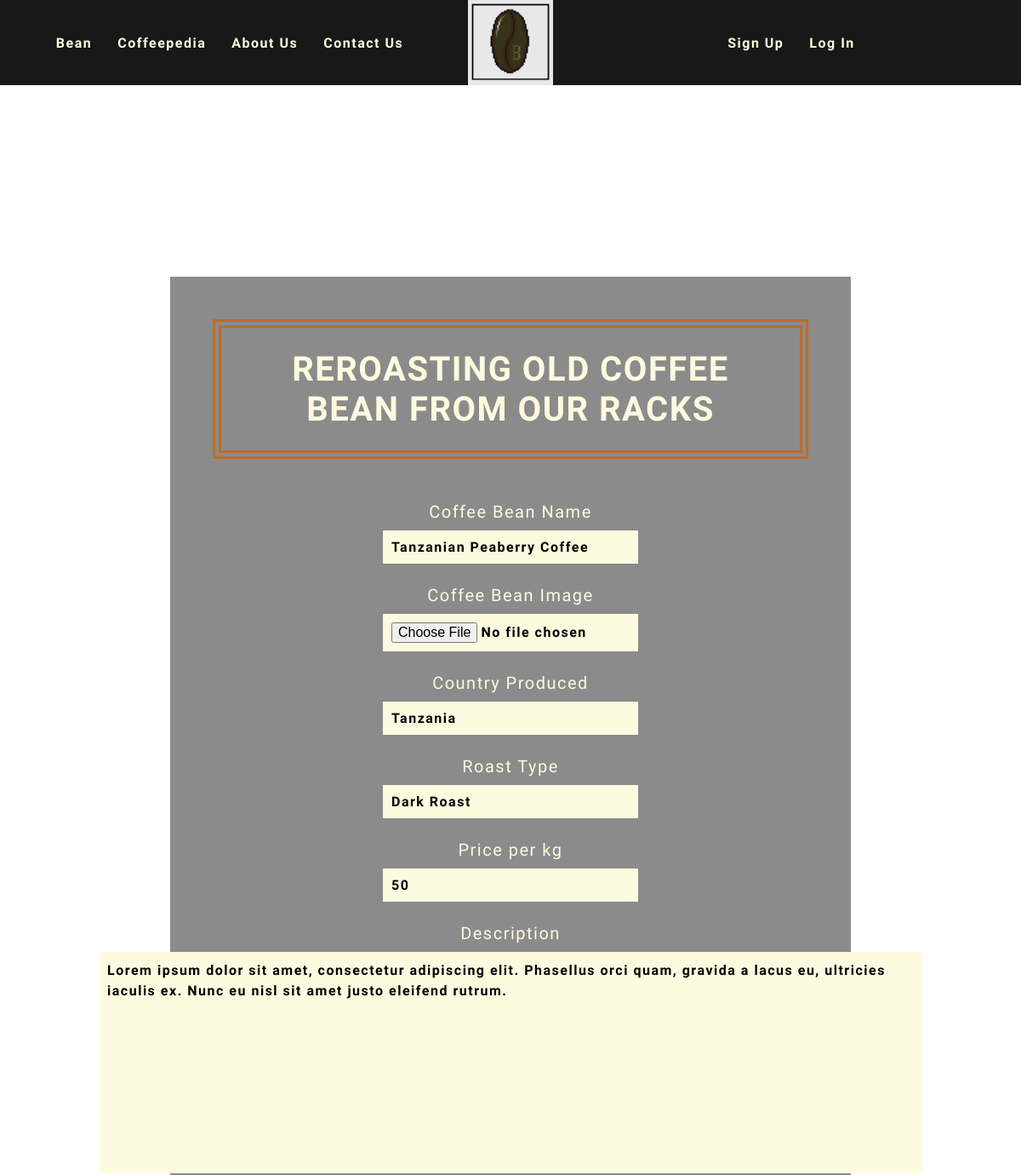
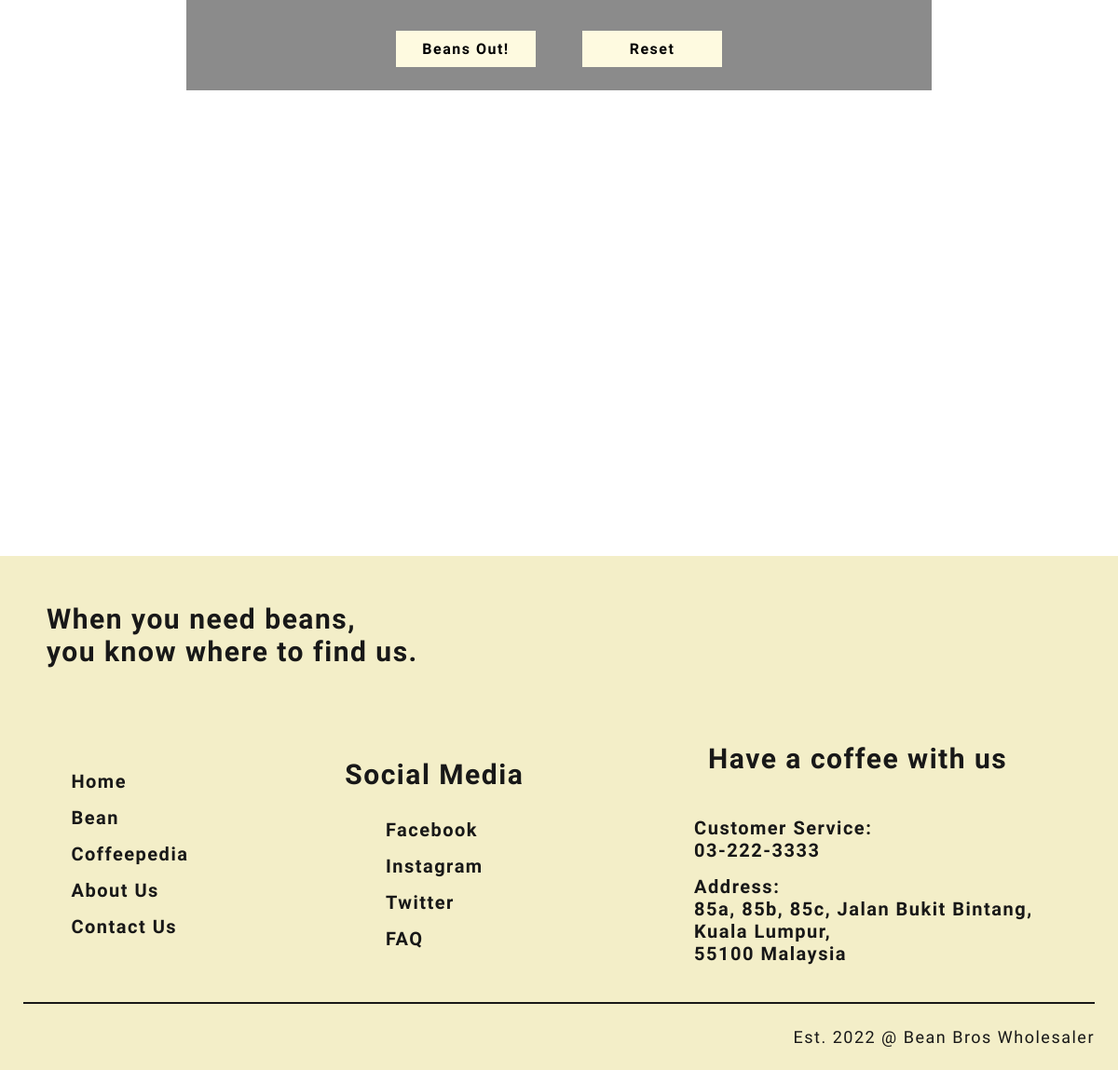
/php/editbeanpage.php?Bean_ID=1, run on the app's committed database (2 pictures, top to bottom).
### tables this page shows
CREATE TABLE IF NOT EXISTS `coffee_bean` (
  `Bean_ID` int(255) NOT NULL AUTO_INCREMENT,
  `Coffee_Bean` text NOT NULL,
  `Coffee_Bean_Image` longblob NOT NULL,
  `Country` text NOT NULL,
  `Roast` text NOT NULL,
  `Price_Per_kg` int(255) NOT NULL,
  `Description` varchar(432) NOT NULL,
  PRIMARY KEY (`Bean_ID`)
);

### php/editbeanpage.php (the view, shortened to what this page needs)
<!DOCTYPE html>
<html>
    <head>
        <link rel = "stylesheet" href = "../css/editbeanpage.css">
        <link rel = "stylesheet" href = "https://use.fontawesome.com/releases/v5.15.4/css/all.css">
        <link rel = "stylesheet" href = "https://use.fontawesome.com/releases/v5.15.4/css/v4-shims.css">
    </head>
    <body>
        <div class="nav-bar">
            <div class="nav-bar-left">
                <h3><a href="bean.html">Bean</a></h3>
                <h3><a href="coffeepedia_c.html">Coffeepedia</a></h3>
                <h3><a href="aboutus.html">About Us</a></h3>
                <h3><a href="contactus.html">Contact Us</a></h3>
            </div>
            <div class="nav-bar-logo">
                <a href="home.html"><img src="../img/BeanBrosLogo1.png"></a>
            </div>
            <div class="nav-bar-right">
                <h3><a href="signuploginforgot.html">Sign Up</a></h3>
                <h3><a href="signuploginforgot.html">Log In</a></h3>
            </div>
        </div>
        <div class="edit-bean">
            <div class="edit-bean-parallax-group">
                <div class="edit-bean-parallax-base">
                    <div class="edit-bean-container">
                        <div class="edit-bean-title">
                            <h2>Reroasting Old Coffee Bean from Our Racks</h2>
                        </div>
                        <div class="edit-bean-form">
                            <?php
                                include("conn.php");
                                $editID = $_GET["Bean_ID"];
                                $editData = mysqli_query($con, "SELECT * FROM coffee_bean WHERE Bean_ID=$editID");
                                $row = mysqli_fetch_assoc($editData);
                            ?>
                            <form method="POST" action="editbean.php" enctype="multipart/form-data">
                                <label>Coffee Bean Name</label>
                                <input type="text" name="name" value="<?php echo $row["Coffee_Bean"]?>" required>
                                <label>Coffee Bean Image</label>
                                <input type="file" name="image" accept="image/*" required>
                                <label>Country Produced</label>
                                <input type="text" name="country" value="<?php echo $row["Country"]?>" required>
                                <label>Roast Type</label>
                                <input type="text" name="roast" value="<?php echo $row["Roast"]?>" required>
                                <label>Price per kg</label>
                                <input type="number" name="price" value="<?php echo $row["Price_Per_kg"]?>" required>
                                <label>Description</label>
                                <textarea name="description" placeholder="Max: 432 words" required rows="10" cols="100"><?php echo $row["Description"]?></textarea>
                                <div class="submit-reset-container">
                                    <input type="submit" value="Beans Out!">
                                    <input type="reset">
                                </div>
                            </form>
                        </div>
                    </div>
                    <div class="footer-container">
                        <div class="footer-quote-container">
                            <div class="footer-quote">
                                <p>When you need beans, <br>you know where to find us.</p>
                            </div>
                        </div>
                        <div class="footer-sub-container">
                            <div class="footer-nav">
                                <p><a href="home.html">Home</a></p>
                                <p><a href="bean.html">Bean</a></p>
                                <p><a href="coffeepedia_c.html">Coffeepedia</a></p>
                                <p><a href="aboutus.html">About Us</a></p>
                                <p><a href="contactus.html">Contact Us</a></p>
                            </div>
                            <div class="footer-social-media">
                                <div class="fsm-title">
                                    <p>Social Media</p>
                                </div>
                                <div class="fsm-content">
                                    <p>Facebook</p>
                                    <p>Instagram</p>
                                    <p>Twitter</p>
                                    <p><a href="faq.html">FAQ</a></p>
                                </div>
                            </div>
                            <div class="footer-contact-us">
                                <div class="fcu-title">
                                    <p>Have a coffee with us</p>
                                </div>
                                <div class="fcu-content">
                                    <p>Customer Service: <br>03-222-3333</p>
                                    <p>Address: <br>85a, 85b, 85c, Jalan Bukit Bintang, <br>Kuala Lumpur, <br>55100 Malaysia</p>
                                </div>
                            </div>
                        </div>
                        <div class="footer-copyright">
                            <p>Est. 2022 @ Bean Bros Wholesaler</p>
                        </div>
                    </div>
                </div>
            </div>
        </div>
    </body>
</html>

### data on the page
coffee_bean: name "Tanzanian Peaberry Coffee", country "Tanzania", roast "Dark Roast", price "50", description "Lorem ipsum dolor sit amet, consectetur adipiscing elit. Phasellus orci quam, gravida a lacus eu, ultricies iaculis ex. Nunc eu nisl sit amet justo eleifend rutrum."
